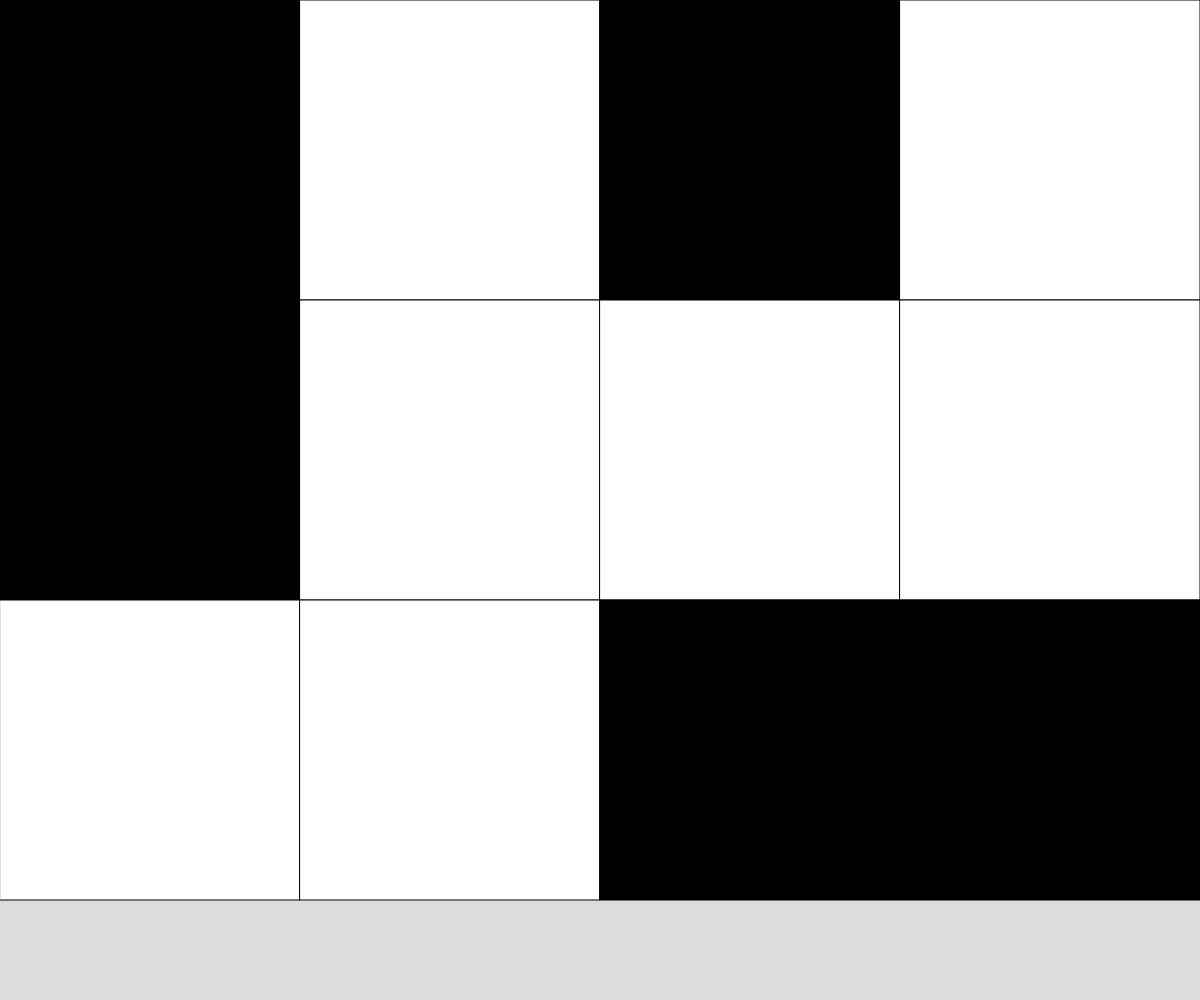
Frame 1 (no input)
Frame 60 (no input): identical to frame 1, image omitted
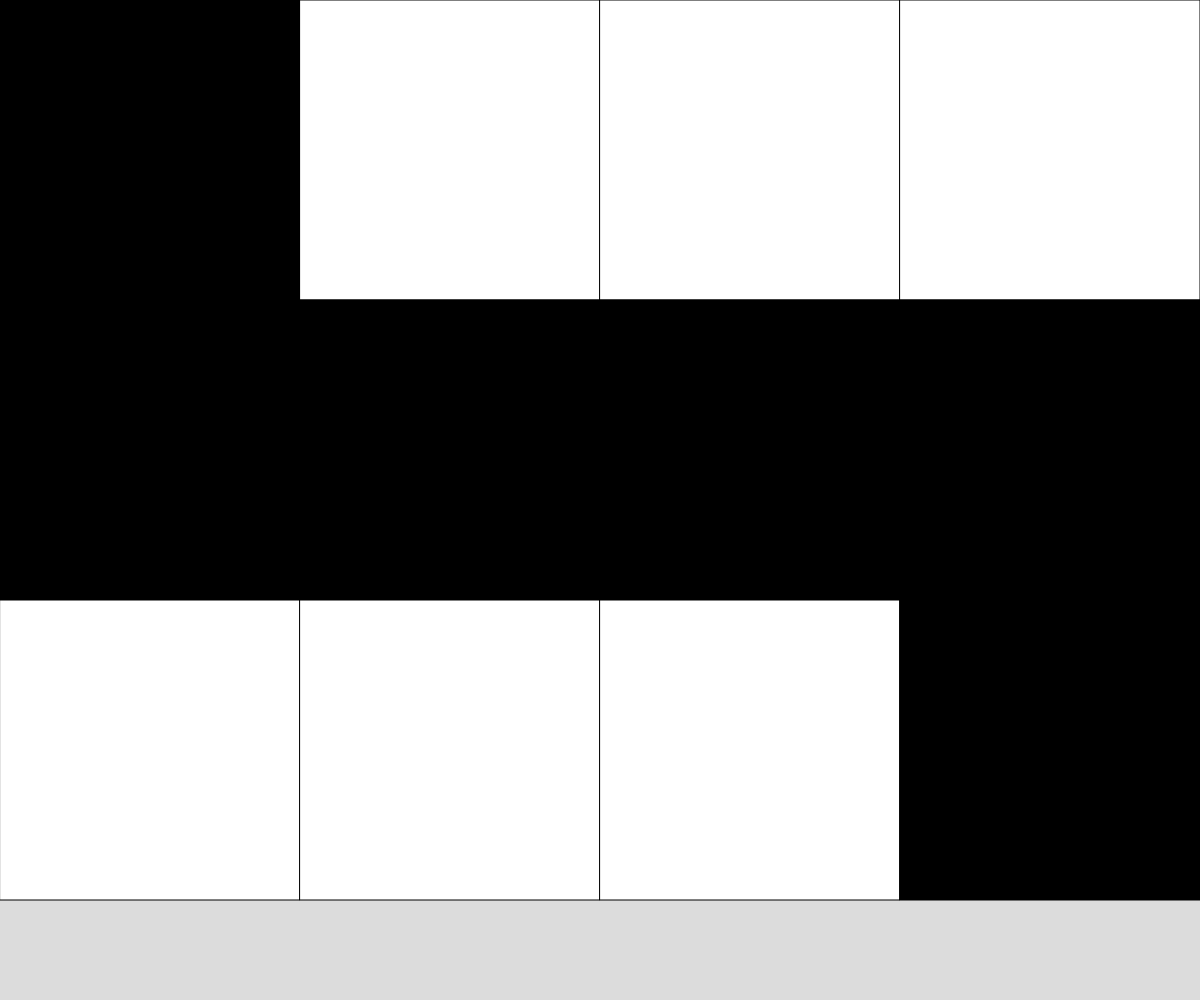
Frame 120 (the mouse pressed at the canvas centre since frame 60)

The p5.js sketch that drew these frames (run headless with seeded random() and noise() and a simulated clock; from frame 60 on, the mouse is pressed at the canvas centre):

// p5.js sketch
// ── sketch.js
// 2D Rectangular Grid Demo

const CELL_SIZE = 300;
let rows;
let cols;
let grid;

function setup() {
  createCanvas(windowWidth, windowHeight);

  rows = Math.floor(height/CELL_SIZE);
  cols = Math.floor(width/CELL_SIZE);
  grid = generateRandomGrid(cols, rows);
}

function draw() {
  // noStroke();
  background(220);
  displayGrid();
}

function displayGrid(){
  for (let y = 0; y < rows; y++){
    for (let x = 0; x < cols; x++){
      if (grid[y][x] === 0){
        fill("white");
      }
      else if (grid[y][x] === 1){
        fill("black");
      }
      square(x * CELL_SIZE, y * CELL_SIZE, CELL_SIZE);
    }
  }
}

function generateRandomGrid(cols, rows){
  let newGrid = [];
  for (let y = 0; y < rows; y++){
    newGrid.push([]);
    for (let x = 0; x < cols; x++){
      if (random(100) < 50){
        newGrid[y].push(0);
      }
      else {
        newGrid[y].push(1);
      }
    }
  } 
  return newGrid;
}

function mousePressed(){
  let x = Math.floor(mouseX/CELL_SIZE);
  let y = Math.floor(mouseY/CELL_SIZE);

  toggleCell(x, y);
  toggleCell(x - 1, y);
  toggleCell(x + 1, y);
  toggleCell(x, y - 1);
  toggleCell(x, y + 1);
}

function toggleCell(x, y){
  if (x >= 0 && x < cols && y >= 0 && y < rows){
    if (grid[y][x] === 1){
      grid[y][x] = 0;
    }
    else if (grid[y][x] === 0){
      grid[y][x] = 1;
    }
  }
}

function keyPressed(){
  if (key === "r"){
    grid = generateRandomGrid(cols, rows);
  }

  if (key === "e"){
    grid = generateEmptyGrid(cols, rows);
  }

  // turns fully black
  if (key === "b"){
    grid = generateBlackenedGrid(cols, rows);
  }
}

function generateEmptyGrid(cols, rows){
  let newGrid = [];
  for (let y = 0; y < rows; y++){
    newGrid.push([]);
    for (let x = 0; x < cols; x++){
      newGrid[y].push(0);
    }
  } 
  return newGrid;
}

// turn fully black
function generateBlackenedGrid(cols, rows){
  let newGrid = [];
  for (let y = 0; y < rows; y++){
    newGrid.push([]);
    for (let x = 0; x < cols; x++){
      newGrid[y].push(1);
    }
  } 
  return newGrid;
}
